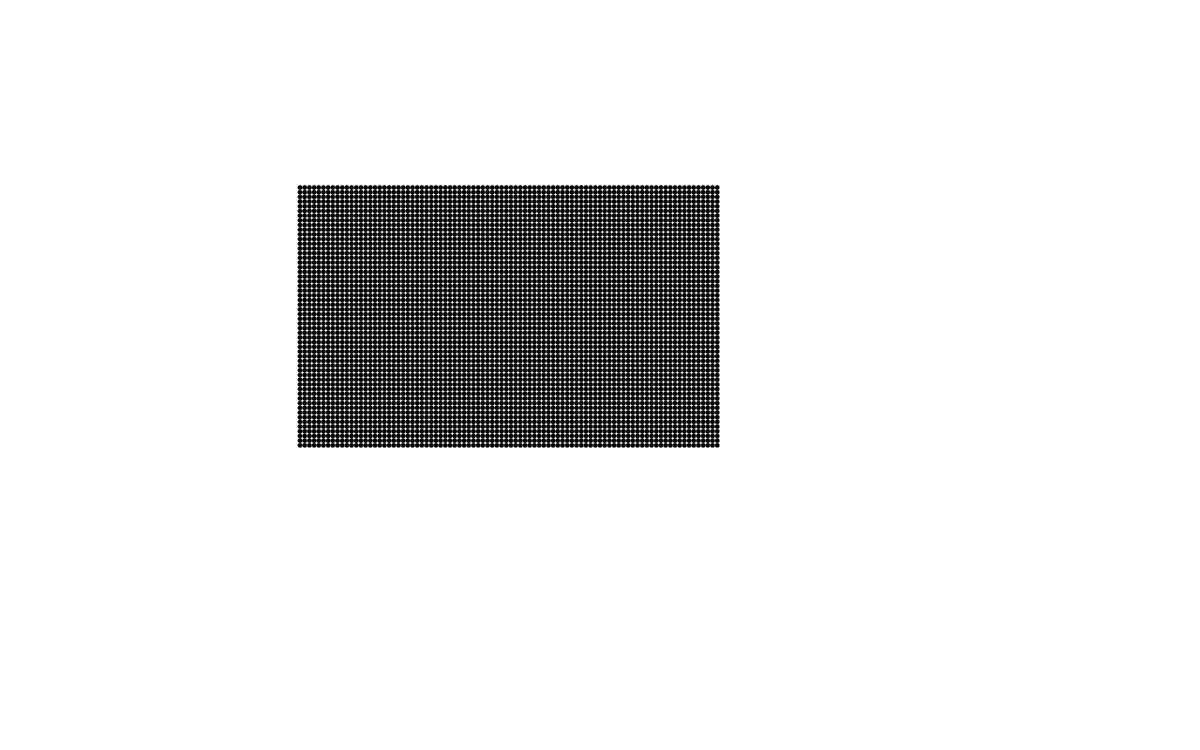
Frame 1 (no input)
Frame 60 (the mouse pressed at the canvas centre just before this capture): identical to frame 1, image omitted
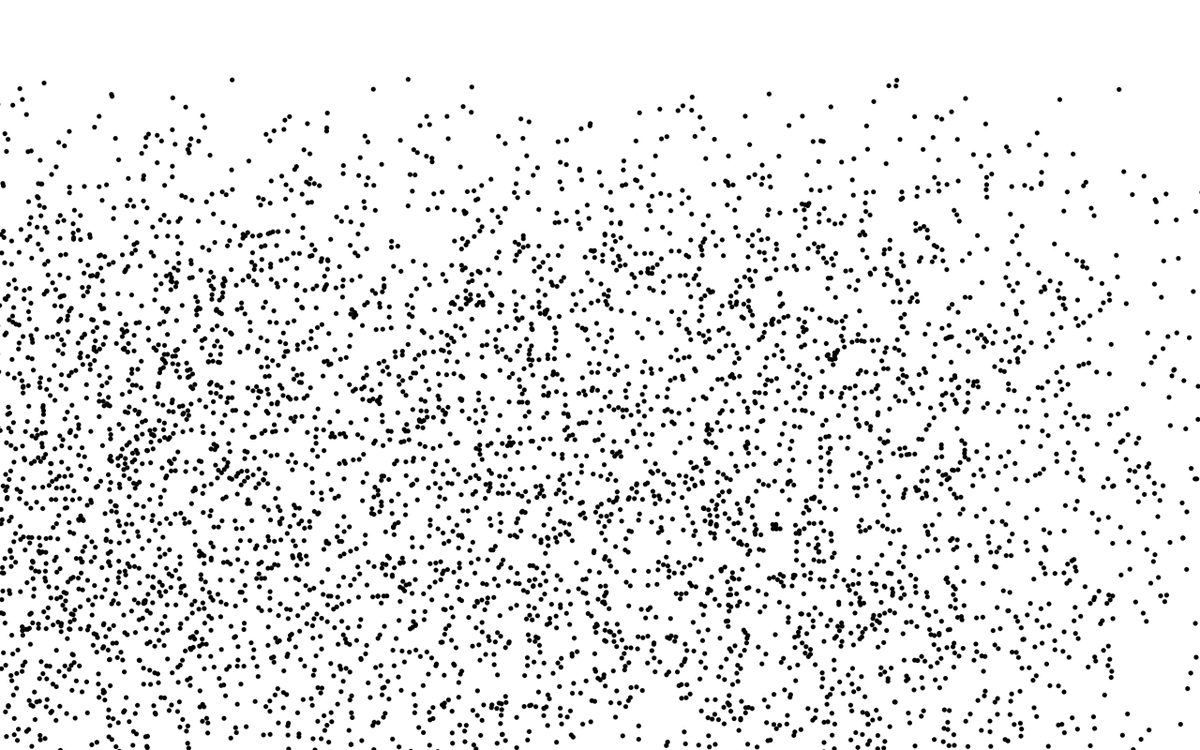
Frame 120 (the mouse held since frame 60 and released just before this capture)

The Processing sketch that drew these frames (run headless with seeded random() and noise(); from frame 60 on, the mouse is pressed at the canvas centre):

// Processing sketch: NoC_4_5_Shatter
// ── NoC_4_5_Shatter.pde
//DCR: header?
//DCR: 58/60
import java.util.Iterator;//so we can use the iterator
ArrayList <Basic> fragments;

void setup(){
  fragments = new ArrayList <Basic>();
  background(255);
  size(1280,800);
  smooth();
  fill(0);
  stroke(0);
  strokeWeight(0);
  beginShape();
  vertex(width/4,height/4);
  vertex((3*width)/5, height/4);
  vertex((3*width)/5, (3*height)/5);
  vertex(width/4,(3*height)/5);
  endShape();
  //orgional shape drawn
  
  for (int x= width/4 ; x< (3*width)/5; x=x+5){
    for (int y= height/4 ; y< (3*height)/5; y=y+5){
      PVector fragL = new PVector (x,y);
      fragments.add(new Basic (fragL));
    }
  }//makes an array of basics for the shape
  
  
}

void draw(){  
  background(255);
  Iterator <Basic> d = fragments.iterator();
  while (d.hasNext() ){
    Basic n = d.next();
    n.run();
  }

  
  if( keyPressed == true && key == CODED){
    fragments = new ArrayList <Basic>();
  background(255);
  size(1280,800);
  smooth();
  fill(0);
  stroke(0);
  strokeWeight(0);
  beginShape();
  vertex(width/4,height/4);
  vertex((3*width)/5, height/4);
  vertex((3*width)/5, (3*height)/5);
  vertex(width/4,(3*height)/5);
  endShape();
  //orgional shape drawn
  
  for (int x= width/4 ; x< (3*width)/5; x=x+5){
    for (int y= height/4 ; y< (3*height)/5; y=y+5){
      PVector fragL = new PVector (x,y);
      fragments.add(new Basic (fragL));
    }
  }
  }
}

// ── Basic.pde

class Basic{
//this will be the parent class to both the breaking object and the objects that are created from the break. It will just have some simple voids for the sake of efficiency.
  PVector location;
  PVector velocity,acceleration;
  //the motion vectors
  float radius;
  float clickCheck;
  float lifespan;
  
  Basic (PVector l){
    location = l.get();
    velocity = new PVector (0,0);
    acceleration = new PVector (0,0);
    radius = 5;
    clickCheck =0;
    lifespan=255;
  }//set the inital values for all the variables
  
  void display(){
    stroke(0);
    //strokeWeight(2);
    fill(0);
    //rectMode(CORNER);
    //rect(location.x,location.y,2*radius,2*radius);
    circle(location.x,location.y,radius);
  }//draws the rectangle
  
  void shatter(){
    if (mousePressed && clickCheck == 0){
      velocity = new PVector(random(-10,10), random(-10,0));
      acceleration.add( new PVector (0,4) );
      clickCheck = 1;//so the click can only happen once
    }
  }
  
  void update(){
    velocity.add(acceleration);
    location.add(velocity);
    acceleration.mult(.5);
    
    if(location.x<0||location.x>displayWidth){
      velocity.x = velocity.x *-1;
      acceleration.x = acceleration.x * -2;
    }
    if(location.y<0||location.y>displayHeight){
      velocity.y = velocity.y * -1;
      acceleration.y = acceleration.y * -2;
    }
  }//updates the location of each square and its life span
  
  void run (){
    shatter();
    update();
    display();
  }//runs all the functions in the class basic
  
}
